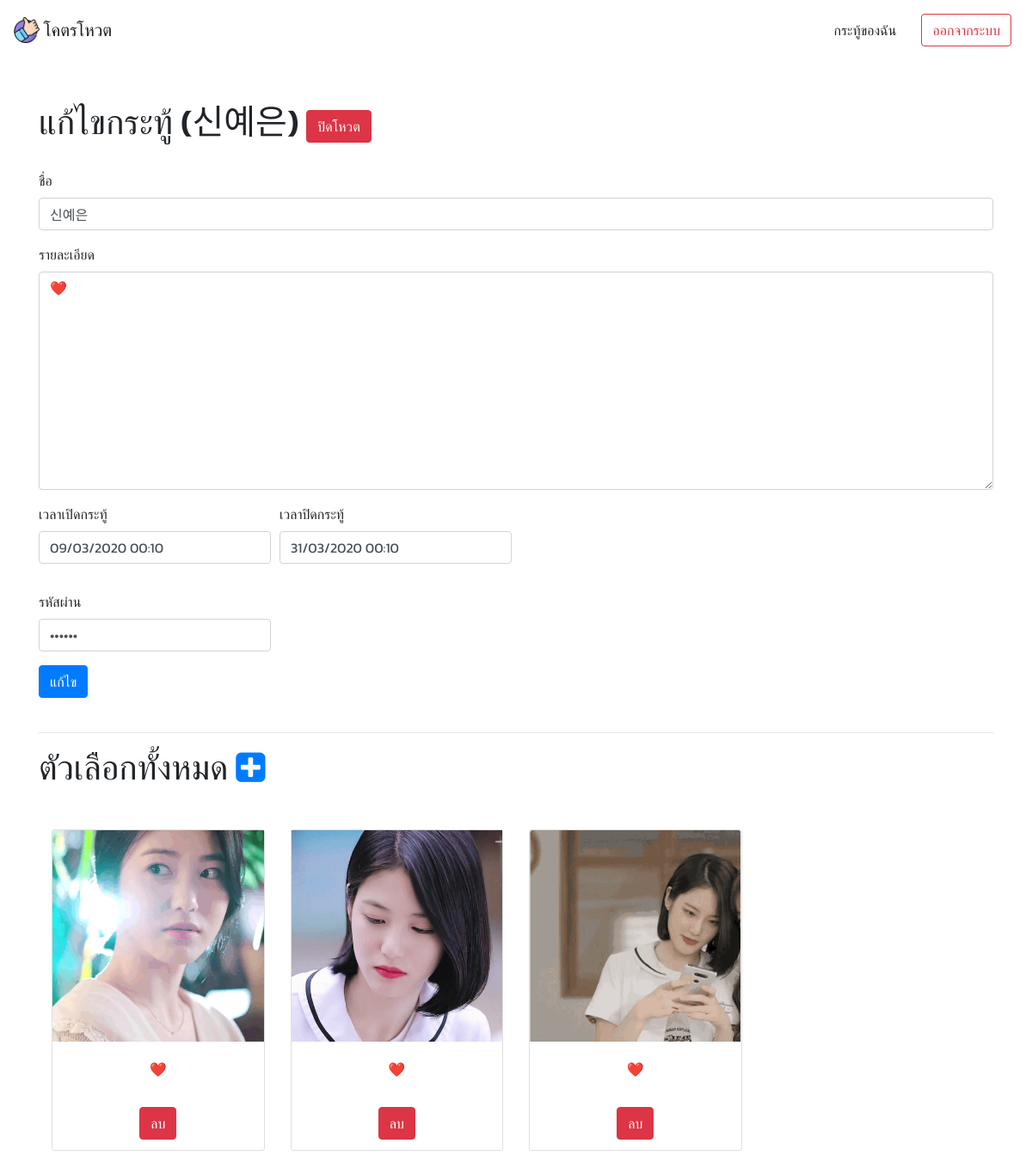
The app's page /edit/647 (signed in) with its own data.
### polls/models.py (models this page shows, shortened)
class Poll(models.Model):
    subject = models.CharField(max_length=255, blank=False)
    detail = models.TextField(blank=False)
    picture = models.ImageField(default='poll/default.png', upload_to='poll/')
    start_date = models.DateTimeField(default=timezone.now)
    end_date = models.DateTimeField()
    password = models.CharField(max_length=255, blank=False)
    create_by = models.ForeignKey(User, on_delete=models.CASCADE)
    create_date = models.DateTimeField(auto_now=True)
    is_active = models.BooleanField(default=True)
    def is_available(self):
        if timezone.now() >= self.end_date:
            self.is_active = False
            self.save()
        return self.is_active

class Poll_Choice(models.Model):
    subject = models.CharField(max_length=255, blank=False)
    image = models.ImageField(default='choice/default.png', upload_to='choice/')
    poll_id = models.ForeignKey(Poll, on_delete=models.CASCADE)

### polls/views.py (the view, shortened to what this page needs)
# urls.py: path('edit/<int:poll_id>', views.edit_view, name='edit'), # edit poll page
@login_required
def edit_view(request, poll_id):
    poll = Poll.objects.get(id=poll_id)
    if request.user != poll.create_by:
        return redirect('index')
    context = {'poll' : poll}
    poll.is_available()
    return render(request, 'edit.html', context)

### polls/templates/edit.html (shortened to what this page needs)
{% extends 'base_layout.html' %}
{% block content %}
    <h1>
        แก้ไขกระทู้ ({{ poll.subject }})
        {% if poll.is_active == True %}
            <a href="{% url 'close' poll.id %}" class='btn btn-danger'>ปิดโหวต</a>
        {% endif %}
    </h1>
    <br>
    <form action="{% url 'edit' poll.id %}" method="POST" enctype="multipart/form-data">
        <div class="form-group">
            <label>ชื่อ</label>
            <input type="text" class="form-control" name='subject' placeholder="Enter poll name" value="{{ poll.subject }}">
        </div>
        <div class="form-group">
            <label>รายละเอียด</label>
            <textarea class='form-control' name="detail" id="" cols="30" rows="10">{{ poll.detail }}</textarea>
        </div>
        <div class="form-row">
            <div class="form-group col-md-3">
                <label>เวลาเปิดกระทู้</label>
                <p class="form-control datetimepicker-input">
                    {{ poll.start_date|date:'d/m/Y H:i' }}
                </p>
            </div>
            <div class="form-group col-md-3">
                <label>เวลาปิดกระทู้</label>
                <p class="form-control datetimepicker-input">
                    {{ poll.end_date|date:'d/m/Y H:i' }}
                </p>
            </div>
        </div>
        <div class="form-row">
            <div class="form-group col-md-3">
                <label for="password">รหัสผ่าน</label>
                <input type="password" class="form-control" name='password' placeholder="Password" value="{{ poll.password }}">
            </div>
        </div>
        <button type="submit" class='btn btn-primary'>แก้ไข</button>
    </form>
    <br>
    <hr>
    <h1>ตัวเลือกทั้งหมด <a href="{% url 'add_choice' poll.id %}"> <i class="fa fa-plus-square" aria-hidden="true"></i> </a></h1>
    <br>
    <div class="container text-center">
        <div class="row">
            {% for choice in poll.poll_choice_set.all %}
                <div class="col-md-3 my-3">
                    <div class="card h-100 w-100 mycard">
                        <div class="wrapper">
                            <img class=" card-img-top" src="{{ choice.image.url }}" alt="Card image cap">
                        </div>
                        <div class="card-body">
                            <p class="card-text">
                                {{ choice.subject }}
                            </p>
                        </div>
                        <ul class="list-group list-group-flush">
                            <li class="list-group-item">
                                <a href="{% url 'choice_delete' choice.id %}" class='btn btn-danger'>ลบ</a>
                            </li>
                        </ul>
                    </div>
                </div>
            {% endfor %}
        </div>
    </div>
{% endblock %}

### static/css/style.css (style rules this page uses)
* { font-family: 'Kanit'; }
body { animation: fadein .5s; }
.mycard { transition: .2s; }
.wrapper { position: relative; overflow: hidden; }
.wrapper:after { content: ''; display: block; padding-top: 100%; }
.wrapper img { width: auto; height: 100%; max-width: none; position: absolute; left: 50%; top: 0; transform: translateX(-50%); }

### records on screen
Poll: subject "신예은", detail "❤️", start_date "09/03/2020 00:10", end_date "31/03/2020 00:10"
Poll_Choice: image (picture), subject "❤️"
Poll_Choice: image (picture), subject "❤️"
Poll_Choice: image (picture), subject "❤️"
